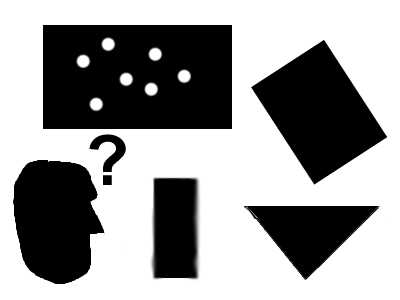
#> input picture pic1.png, 400 x 300 px, given in place of the camera
$ python 'mean shift object tracking.py'
#> lines starting #> are read from the running program, lines starting #| are printed output that depends on the picture
import cv2
import numpy as np
cap=cv2.VideoCapture(0)
#take first frame of the video
ret,frame=cap.read()
#> frame is the input picture: shape (300, 400, 3); mean B, G, R 154.1, 154.1, 154.1
# setup initial location of window
x,y,w,h=300,200,100,50  #hardcoded
track_window=(x,y,w,h)
#set up ROI for tracking
roi=frame[y:y+h, x:x+h]
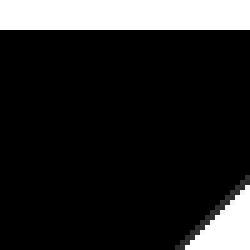
#> roi: shape (50, 50, 3) (shown 5 times larger); min 0, max 255, mean 40.4
hsv_roi=cv2.cvtColor(roi,cv2.COLOR_BGR2HSV)
#> hsv_roi: shape (50, 50, 3); mean H, S, V 0, 0, 40.4
mask=cv2.inRange(hsv_roi, np.array((0.,60.,32.)), np.array((180.,255.,255)))
#> mask: shape (50, 50); every value is 0
roi_hist=cv2.calcHist([hsv_roi],[0],mask, [180], [0,180])
#> roi_hist = 180 values from 0 to 0
cv2.normalize(roi_hist,roi_hist,0,255,cv2.NORM_MINMAX)
#setup the termination criteria, either 10 iterations or move by atleast 1 pt
term_crit=(cv2.TERM_CRITERIA_EPS | cv2.TermCriteria_COUNT, 10, 1)

while(1):
    ret, frame=cap.read()
    if ret==True:
        #draw it on image
        hsv=cv2.cvtColor(frame, cv2.COLOR_BGR2HSV)
#> hsv: shape (300, 400, 3); mean H, S, V 1, 0.4, 154.2
        dst=cv2.calcBackProject([hsv], [0], roi_hist, [0,180], 1)
#> dst: shape (300, 400); every value is 0
        ret, track_window=cv2.meanShift(dst, track_window, term_crit)
#> ret = 0; track_window = (300, 200, 100, 50)

        x,y,w,h=track_window
#> x = 300; y = 200; w = 100; h = 50
        final_image=cv2.rectangle(frame, (x,y), (x+w,y+h),255, 3)
        cv2.imshow('frame1',dst)
        cv2.imshow('frame',final_image)
        k=cv2.waitKey(30) & 0xFF
#> (key Esc is pressed here)
        if k ==27: break

    else: break

$ run again, on chessboard.png
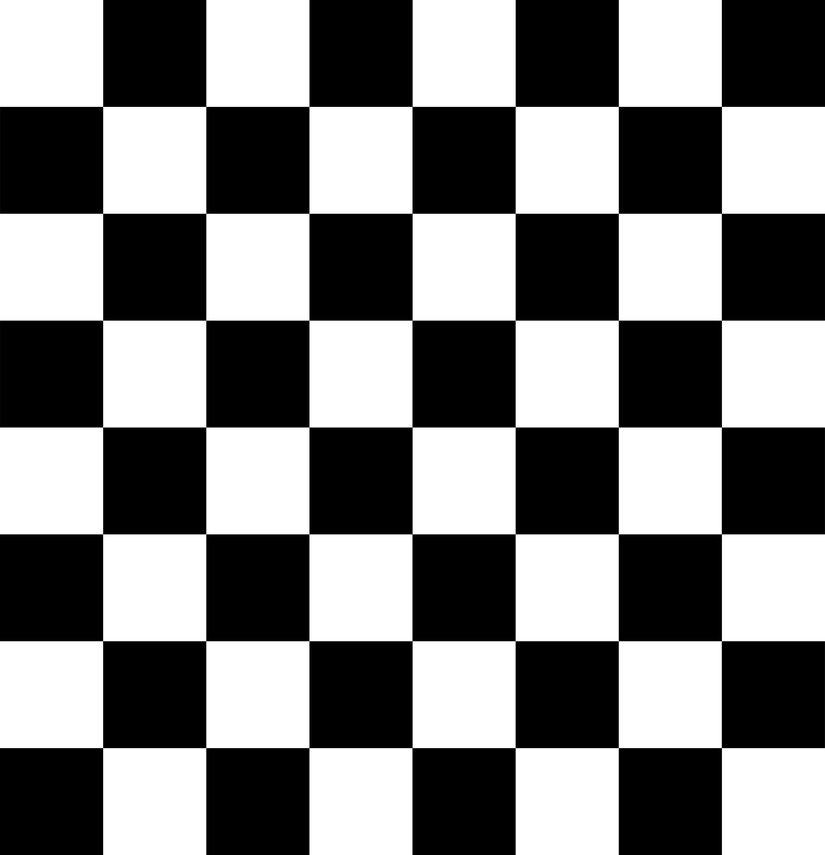
#> input picture chessboard.png, 825 x 855 px, shrunk from 3595 x 3723 before the run, given in place of the camera
#> frame is the input picture: shape (855, 825, 3); min 0, max 255, mean 127.5
#> `roi=frame[y:y+h, x:x+h]`:
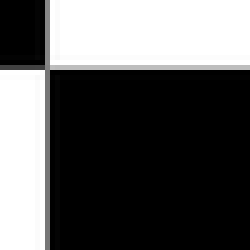
#> roi: shape (50, 50, 3) (shown 5 times larger); min 0, max 255, mean 91.8
#> hsv_roi: shape (50, 50, 3); mean H, S, V 0, 0, 91.8
#> mask: shape (50, 50); every value is 0
#> roi_hist = 180 values from 0 to 0
#> hsv: shape (855, 825, 3); mean H, S, V 0, 0, 127.5
#> dst: shape (855, 825); every value is 0
#> ret = 0; track_window = (300, 200, 100, 50)
#> x = 300; y = 200; w = 100; h = 50
